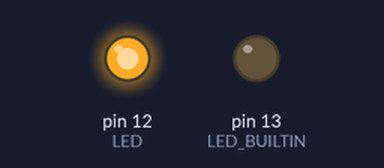
Bench run of a sketch on a simulated Arduino Uno, built with avr-gcc and run on an emulated ATmega328P. Parts: output pins drawn as LEDs (lit = HIGH).

Above: at 2.5 s.
At 7.5 s:
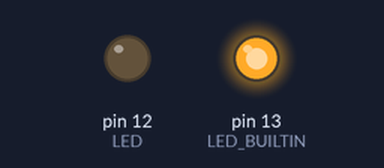
Timing chart, 0 to 13.0 s (numbered marks = the images above):
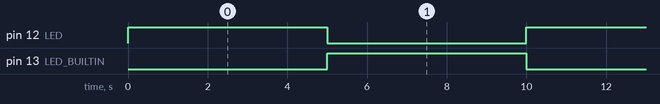

Measured:
- by itself, pin 12 (LED), pin 13 (LED_BUILTIN): alternates HIGH for 5.0 s and LOW for 5.0 s
- by itself, everything shown: repeats every 10.0 s, in 3 steps

The sketch:

sketch_dec06a.ino
```cpp
#define LED 12

// 实验一跑马灯
// By SJZ
void setup() {
  // put your setup code here, to run once:
  pinMode(LED,OUTPUT);
  pinMode(LED_BUILTIN,OUTPUT);
}

void loop() {
  // put your main code here, to run repeatedly:
  digitalWrite(LED,HIGH);
  delay(5000);
  digitalWrite(LED,LOW);
  digitalWrite(LED_BUILTIN,HIGH);
  delay(5000);
  digitalWrite(LED_BUILTIN,LOW);
}
```
